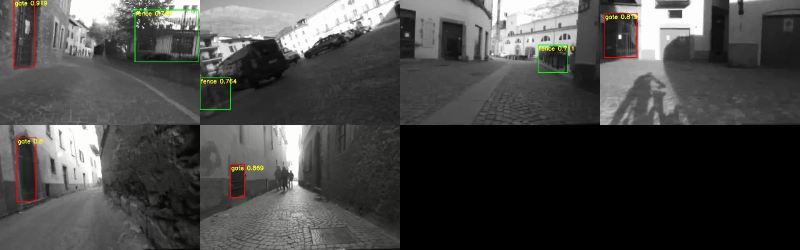
#> input picture projects/asmile/agents/rapporti/img/L1classi_falsi_logger_conf070.jpg, 1600 x 500 px, given in place of 094146_5282_L.png, which was not available (shown at 1/2 size)
$ python batch1.py
#> lines starting #> are read from the running program, lines starting #| are printed output that depends on the picture
### projects/asmile/agents/prove/occhio_depth_video_bf5c2780/ncc.py
import cv2,numpy as np,sys,json
F=1379.888;B=0.19656
def ncc_roi(sess,fr,roi,step=5,P=10,dmax=300):
#> called with sess = '094146', fr = 5282, roi = (770, 390, 990, 500), step = 5, P = 10, dmax = 300
    L=cv2.imread(f'{sess}_{fr}_L.png',0);R=cv2.imread(f'{sess}_{fr}_R.png',0)
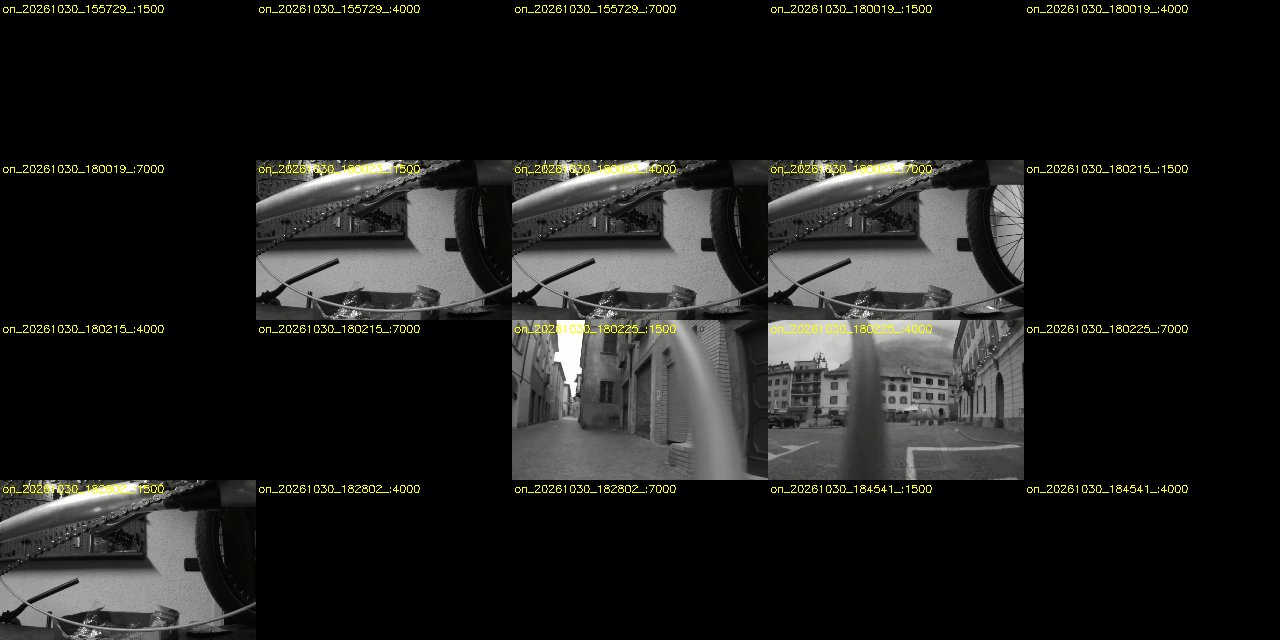
#> input picture projects/asmile/agents/rapporti/img/L1classi_ricerca_001_0.jpg, 1280 x 640 px, given in place of 094146_5282_R.png, which was not available
#> after `R = cv2.imread(f'{sess}_{fr}_R.png', 0)`:
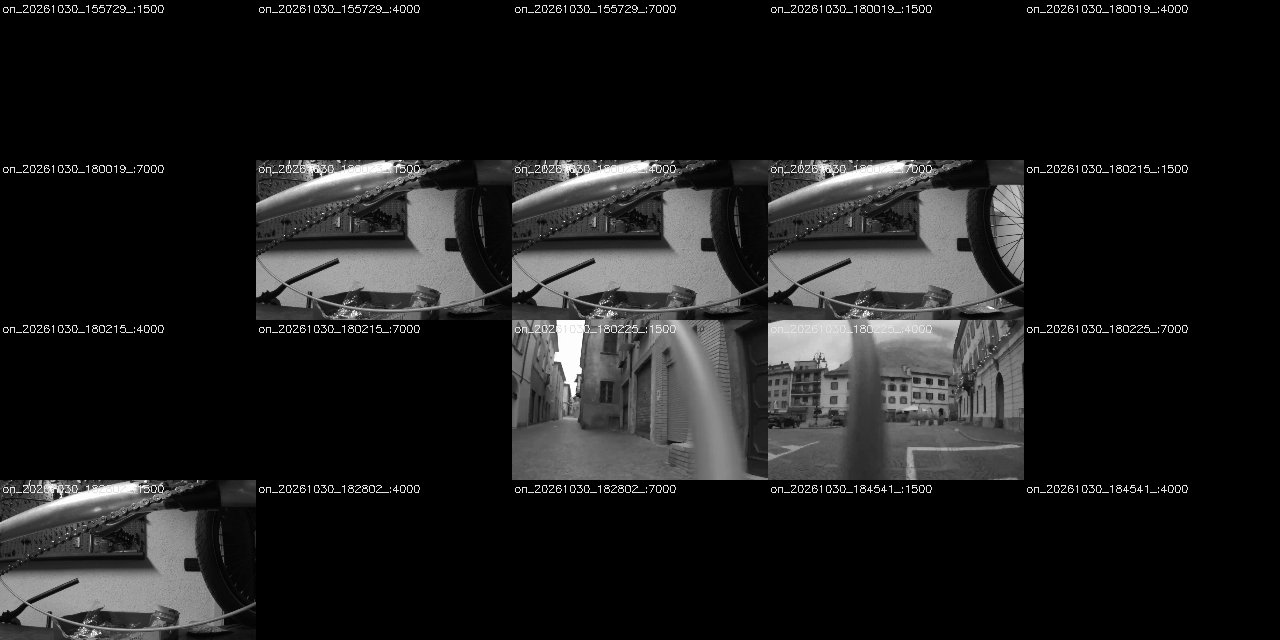
#> R: shape (640, 1280); min 0, max 255, mean 28.6
    L=cv2.GaussianBlur(L,(3,3),0);R=cv2.GaussianBlur(R,(3,3),0)
    x0,y0,x1,y1=roi;ds=[]
    for y in range(y0+P,y1-P,step):
        for x in range(x0+P,x1-P,step):
            t=L[y-P:y+P+1,x-P:x+P+1]
            if t.std()<8: continue
            xs=max(0,x-dmax-P)
            best=None
            for dy in(-1,0,1):
                if y+dy-P<0 or y+dy+P+1>800: continue
                s=R[y+dy-P:y+dy+P+1,xs:x+P+1-2]  # d>=2
                if s.shape[1]<t.shape[1]: continue
                r=cv2.matchTemplate(s,t,cv2.TM_CCOEFF_NORMED)[0]
                i=int(np.argmax(r))
                if best is None or r[i]>best[0]: best=(r[i],i+xs+P,r,i,xs,dy)
            if best is None or best[0]<0.8: continue
            c,xr,r,i,xs,dy=best
            # unicita: secondo picco lontano
            rr=r.copy();rr[max(0,i-4):i+5]=-1
            if rr.max()>c-0.05: continue
            d=x-xr
            if i>0 and i<len(r)-1:
                a,b,cc=r[i-1],r[i],r[i+1];den=a-2*b+cc
                if den!=0:d-=0.5*(a-cc)/den*-1*-1
            if d<3:continue
            ds.append(d)
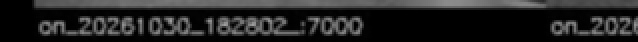
#> s: shape (21, 319) (shown 2 times larger); min 0, max 158, mean 35.9
#> after the loop, ds = [51.83, 51.62, 51.26, 51.11, 51.29, 51.22, 51.29, 51.64, 75.3, 52.14, 74.3, 52.57, 53.19, 54.05, 54.69, 54.17, 54.49, 54.06, 54.21, 53.78, 53.75, 53.62]
    return np.array(ds)
def summarize(ds):
    if len(ds)<8:return None
    Z=F*B/ds
#> Z = 22 values, max 5.31 at index 3, min 3.6 at index 8, mean 5
    lz=np.log(Z);h,e=np.histogram(lz,bins=np.arange(lz.min()-.04,lz.max()+.08,.04))
#> after `lz = np.log(Z)`: lz = 22 values, max 1.67 at index 3, min 1.28 at index 8, mean 1.61
#> after `h, e = np.histogram(lz, bins=np.arange(lz.min() - 0.04, lz.max() + 0.0`: h = [0, 2, 0, 0, 0, 0, 0, 0, 1, 10, 9, 0]; e = [1.24, 1.28, 1.32, 1.36, 1.4, 1.44, 1.48, 1.52, 1.56, 1.6, 1.64, 1.68, 1.72]
    hs=np.convolve(h,[1,2,1],'same')
#> hs = [2, 4, 2, 0, 0, 0, 0, 1, 12, 30, 28, 9]
    # prima popolazione con >=25% punti
    thr=max(3,.25*len(Z));pk=None
#> after `thr = max(3, 0.25 * len(Z))`: thr = 5.5
    for i in range(len(hs)):
        if hs[i]>=hs[max(0,i-1)] and hs[i]>=hs[min(len(hs)-1,i+1)] and hs[i]>=.25*hs.max() and h[max(0,i-1):i+2].sum()>=thr:
            pk=i;break
#> this loop made 10 passes
#> pk on pass 10: 9
    zc=np.exp((e[pk]+e[pk+1])/2);near=Z[np.abs(Z/zc-1)<.06]
#> after `zc = np.exp((e[pk] + e[pk + 1]) / 2)`: zc = 5.06
#> after `near = Z[np.abs(Z / zc - 1) < 0.06]`: near = 20 values, max 5.31 at index 3, min 4.96 at index 12, mean 5.14
    mode=np.exp((e[np.argmax(hs)]+e[np.argmax(hs)+1])/2);modeZ=np.median(Z[np.abs(Z/mode-1)<.06])
#> after `mode = np.exp((e[np.argmax(hs)] + e[np.argmax(hs) + 1]) / 2)`: mode = 5.06
#> after `modeZ = np.median(Z[np.abs(Z / mode - 1) < 0.06])`: modeZ = 5.13
    return dict(n=len(Z),med=float(np.median(Z)),near=float(np.median(near)),mode=float(modeZ),p10=float(np.percentile(Z,10)),p90=float(np.percentile(Z,90)))
# [3 lines that do not run on import are left out]

### projects/asmile/agents/prove/occhio_depth_video_bf5c2780/batch1.py
from ncc import *
items=[
(5282,'car208 grille',(770,390,990,500),9.0,'size 8.7(w, piano largo)'),
(5492,'runner',(688,365,725,440),14.1,'size 19.8 se adulto 1.75'),
(5492,'persona dx bordo',(1235,300,1278,500),10.1,'size 9.7'),
(6021,'van posteriore',(60,200,420,520),3.2,'-'),
(6081,'plate',(270,415,380,445),6.1,'size 6.0'),
(6081,'auto argento',(595,335,700,440),16.5,'size 19.4(w)'),
(6156,'auto argento',(630,335,725,425),21.3,'size 23.4(w)'),
(6756,'persona+cane',(190,240,290,540),6.0,'size 6.5 (h1.65)'),
(6756,'cane',(345,490,440,550),6.9,''),
(6831,'persona',(830,300,885,470),11.3,'size 11.4'),
(6921,'cartello tondo',(945,235,1020,305),10.5,'size 10.1 (d0.6)'),
(6921,'pallet',(905,345,1030,520),9.1,'size 11.8(1.2m)/7.9(0.8m)'),
(7225,'persona',(780,300,880,520),7.7,'size 8.0'),
(7615,'colonnina 1',(512,290,552,590),4.4,'size 4.2 (h1.0)'),
(7615,'colonnina 2',(855,300,895,590),4.3,'size 4.3 (h1.0)'),
(7900,'persona vicina',(1085,260,1185,560),7.0,'size 6.4'),
(9518,'colonna dx',(970,500,1025,740),3.0,'contatto ~3.3'),
(9518,'colonna sx',(330,420,390,780),2.7,''),
(2097,'auto grille',(600,330,980,520),5.1,'size 5.9(w)'),
(1990,'auto',(575,320,690,420),18.9,'size 18.8'),
(6051,'targa',(120,470,280,510),4.1,'size 4.2'),
]
for fr,l,roi,rep,note in items:
    s=summarize(ncc_roi('094146',fr,roi))
#> s = {'n': 22, 'med': 5.08, 'near': 5.13, 'mode': 5.13, 'p10': 4.96, 'p90': 5.29}
    print(fr,l,'rep',rep,'| NCC',None if s is None else {k:round(v,2) for k,v in s.items()},'|',note,flush=True)
#| 5282 car208 grille rep 9.0 | NCC {'n': 22, 'med': 5.08, 'near': 5.13, 'mode': 5.13, 'p10': 4.96, 'p90': 5.29} | size 8.7(w, piano largo)
#> (the run stopped early here; a loop or call above may not have finished)
